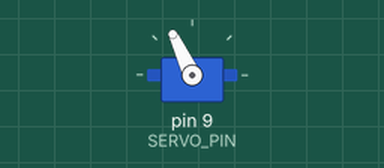
Bench run of a sketch on a simulated Arduino Uno, built with avr-gcc and run on an emulated ATmega328P. Parts: servo.

Above: at 0.1 s.
At 100.7 s:
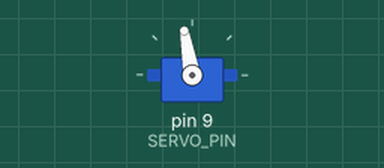
Timing chart, 0 to 130.0 s (numbered marks = the images above):
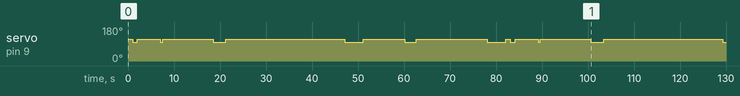

The sketch:

working_demo.ino
```cpp
#include <Servo.h>

Servo myServo;

const int SERVO_PIN = 9;
const int CLOSED_ANGLE = 115;
const int OPEN_ANGLE = 100;

void setup() {
  myServo.attach(SERVO_PIN);
}

//mark 1 before pickup: 12.41
//mark 2 pickup: 2.83
//mark 3 before drop: 24.65
//mark 4 drop: 1.23
//mark 5 retrieve: 11.91
//mark 6 before drop off: 2.75
//mark 7 drop off: 4.08

void loop() {
  // Alert to loop start. Hit start after the third open
  myServo.write(CLOSED_ANGLE);
  delay(1000);
  myServo.write(OPEN_ANGLE);
  delay(1000);
  myServo.write(CLOSED_ANGLE);
  delay(5000);
  myServo.write(OPEN_ANGLE);
  delay(500);
  myServo.write(CLOSED_ANGLE);

  // Mark 1 — before pickup
  delay(11000);
  myServo.write(OPEN_ANGLE);

  // Mark 2 — pickup
  delay(2750);
  myServo.write(CLOSED_ANGLE);

  // Mark 3 — before drop
  delay(24650);

  // Mark 4 — drop
  delay(1230);
  myServo.write(OPEN_ANGLE);

  // Close for testing
  delay(4000);
  myServo.write(CLOSED_ANGLE);

  // Mark 5 — retrieve
  delay(9000);
  myServo.write(OPEN_ANGLE);

  // Mark 6 — before drop-off
  delay(2500);
  myServo.write(CLOSED_ANGLE);

  // Mark 7 — drop-off
  delay(15500);
  myServo.write(OPEN_ANGLE);
  delay(4000);
}
```

Measured:
- by itself, servo on pin 9 (SERVO_PIN): 115° → 100° at 1.0 s, → 115° 1.0 s later, → 100° 5.0 s later, → 115° 0.50 s later, … (19 changes in this stretch)
